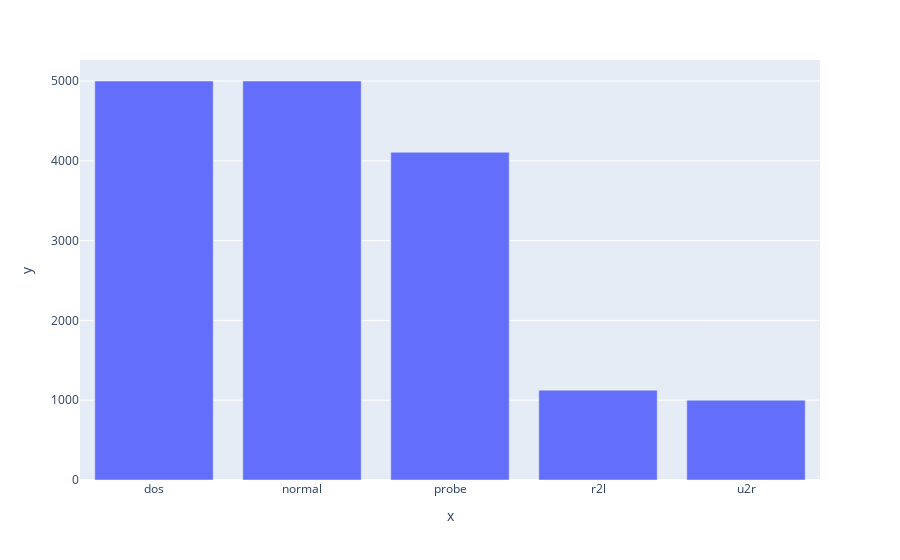

Here is the notebook cell this chart was saved with:
### Code cell
import numpy as np
import plotly.express as px

indices = []
np.random.seed(42)

for attack_type in y.unique():
    print(attack_type, y[y == attack_type].shape[0])
    if y[y == attack_type].shape[0] < 5000:
        print(f"attack_type: {attack_type} has less than 5000 samples -> using all samples")
        indices.extend(y[y == attack_type].index)
    else:
        indices.extend(np.random.choice(y[y == attack_type].index, 5000, replace=False, ))

# or just use df.col.sample(5000, frac=1) to shuffle the data

X_reduced = X_scaled[indices]
y_reduced = y[indices]

# sanity check
px.bar(x=y[indices].value_counts().index,
       y=y[indices].value_counts().values)

### Figure 1 — Plotly figure (JSON) as saved in the notebook; plotly's stock layout.template omitted (floating-point values rounded to 4 significant figures)
{"data": [{"alignmentgroup": "True", "hovertemplate": "x=%{x}<br>y=%{y}<extra></extra>", "legendgroup": "", "marker": {"color": "#636efa", "pattern": {"shape": ""}}, "name": "", "offsetgroup": "", "orientation": "v", "showlegend": false, "textposition": "auto", "type": "bar", "x": ["dos", "normal", "probe", "r2l", "u2r"], "xaxis": "x", "y": [5000, 5000, 4107, 1126, 1000], "yaxis": "y"}], "layout": {"barmode": "relative", "legend": {"tracegroupgap": 0}, "margin": {"t": 60}, "xaxis": {"anchor": "y", "domain": [0, 1], "title": {"text": "x"}}, "yaxis": {"anchor": "x", "domain": [0, 1], "title": {"text": "y"}}}}
